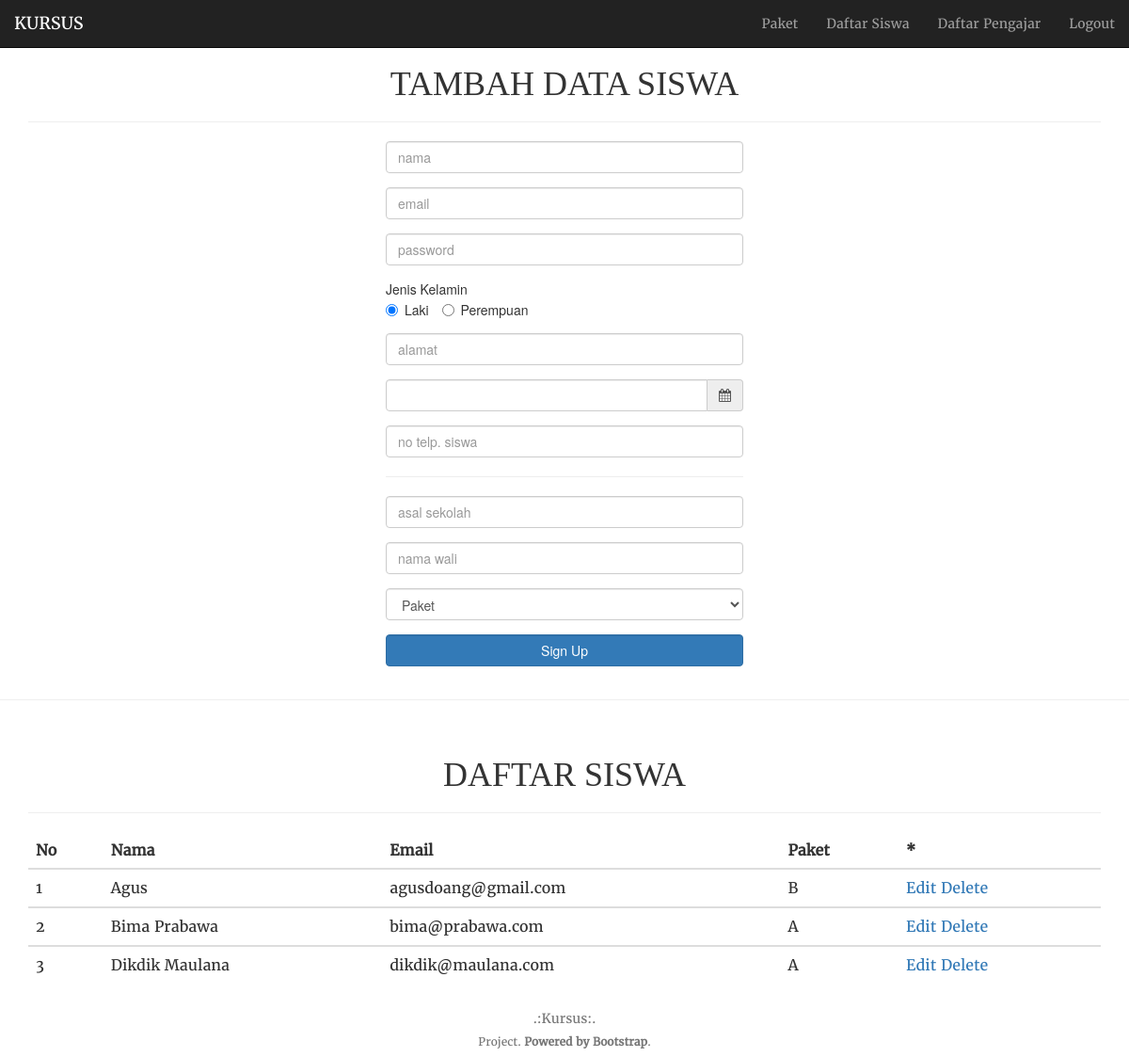
Screenshot of /Kursusku/admin/daftar_siswa.php (signed in) with the database file from the repository.
### tables this page shows
CREATE TABLE `siswa` (
  `tgl_daftar` datetime DEFAULT NULL,
  `email_siswa` varchar(30) NOT NULL,
  `nama_siswa` varchar(30) NOT NULL,
  `password_siswa` varchar(8) DEFAULT NULL,
  `jenis_kelamin_siswa` varchar(1) DEFAULT NULL,
  `alamat_siswa` text,
  `tgl_lahir_siswa` date DEFAULT NULL,
  `no_telp_siswa` varchar(13) DEFAULT NULL,
  `asal_sekolah` varchar(20) DEFAULT NULL,
  `nama_wali` varchar(30) DEFAULT NULL,
  `paket` varchar(1) DEFAULT NULL
);

### Kursusku/admin/daftar_siswa.php (the view, shortened to what this page needs)
<html>
<head>
  <link rel="stylesheet" href="../css/bootstrap.css">
  <link href="../font/font-awesome/css/font-awesome.min.css" rel="stylesheet">
  <link href="../css/bootstrap-datepicker.css" rel="stylesheet">
</head>
<body style="overflow-x: hidden;">
  <nav class="navbar navbar-inverse navbar-fixed-top">
    <div class="container-fluid">
      <div class="navbar-header">
        <a class="navbar-brand" href="../index.php">KURSUS</a>
      </div>
      <div class="collapse navbar-collapse" id="myNavbar">
        <ul class="nav navbar-nav navbar-right">
          <li><a href=daftar_paket.php><span>Paket</span></a></li>
          <li><a href=daftar_siswa.php><span>Daftar Siswa</span></a></li>
          <li><a href=daftar_pengajar.php><span>Daftar Pengajar</span></a></li>
          <li><a href=logout.php><span>Logout</span></a></li>
        </ul>
      </div>
    </div>
  </nav>
<div class="container">
  <div class="page-header text-center" style="margin-top: 70px">
    <h1>TAMBAH DATA SISWA</h1>
  </div>
</div>
<div class="row">
  <div class="col-sm-4"></div>
<div class="col-sm-4">
  <form action="<?php echo $_SERVER['PHP_SELF']?>" method="post">
  <div class="form-group">
    <input type="text" class="form-control" name='nama' placeholder="nama">
  </div>
  <div class="form-group">
    <input type="text" class="form-control" name='email' placeholder="email">
  </div>
  <div class="form-group">
    <input type="password" class="form-control" name='password' placeholder="password">
  </div>
  <div class="form-group">Jenis Kelamin<br>
    <div class="radio-inline">
      <input type="radio" name="optradio" checked value="L">Laki</input>
    </div>
    <div class="radio-inline">
      <input type="radio" name="optradio" value="P">Perempuan</input>
    </div>
  </div>
  <div class="form-group">
    <input type="text" class="form-control" name='alamat' placeholder="alamat">
  </div>
  <div class="form-group">
  <div class="input-group date" data-provide="datepicker" placeholder="tanggal lahir">
      <input type="text" class="form-control" name="date">
      <div class="input-group-addon">
          <span class="fa fa-calendar"></span>
      </div>
  </div>
</div>
  <div class="form-group">
    <input type="text" class="form-control" name='telp_siswa' placeholder="no telp. siswa">
  </div>
  <hr>
  <div class="form-group">
    <input type="text" class="form-control" name='asal_sekolah' placeholder="asal sekolah">
  </div>
  <div class="form-group">
    <input type="text" class="form-control" name='wali' placeholder="nama wali">
  </div>
  <div class="form-group">
     <select class="form-control" name='kode'>
        <option hidden="" value="">Paket</option>
     </select>
   </div>
   <brs>
  <div class="form-group">
    <button type="submit" name='simpan' class="btn btn-primary form-control">Sign Up</button>
  </div>
</form>
  </div>
  <div class="col-sm-4">
  </div>
</div>
<hr>
<div class="container">
  <div class="page-header text-center">
    <h1>DAFTAR SISWA</h1>
  </div>
</div>
<div class="container">
  <div class="table-responsive">
  <table class="table">
    <thead>
      <tr>
        <th>No</th>
        <th>Nama</th>
        <th>Email</th>
        <th>Paket</th>
        <th>*</th>
      </tr>
    </thead>
<?php
include "koneksi.php";
  $konek_db = mysqli_connect($host, $user, $pass);
$queri="Select * From siswa" ;
$hasil=MySQLi_query ($konek_db, $queri);
$no=0;
while ($data = mysqli_fetch_array ($hasil)){
  $id = $data['email_siswa'];
  $no++;
 echo "
 <tbody>
      <tr>
        <td>$no</td>
        <td>".$data['nama_siswa']."</td>
        <td>".$data['email_siswa']."</td>
        <td>".$data['paket']."</td>
        <td>
                <a href='rud/update/form-update_siswa.php?tgl_daftar=".$data['tgl_daftar']."'>Edit</a>
                <a href='rud/delete/delete_siswa.php?email_siswa=".$id."'>Delete</a></td>
      </tr>
        </tbody>";
}
?>
  </table>
</div>
</div>
<footer class="footer" style="background: white; border-color: black;">
  <div class="container">
    <div class="row text-center text-muted">
      <h5>.:Kursus:.</h5>
      <h6>Project. <b>Powered by Bootstrap</b>.</h6>
</footer>
</body>
</html>

### Kursusku/admin/daftar_siswa.php (style rules this page uses)
h1, p { font-family: 'Monte Cristok' !important; }
h3,th,td,footer,a,li { font-family: 'Merriweather' !important; }

### rows the page displays
siswa: nama_siswa "Agus", email_siswa "agusdoang@gmail.com", paket "B"
siswa: nama_siswa "Bima Prabawa", email_siswa "bima@prabawa.com", paket "A"
siswa: nama_siswa "Dikdik Maulana", email_siswa "dikdik@maulana.com", paket "A"
